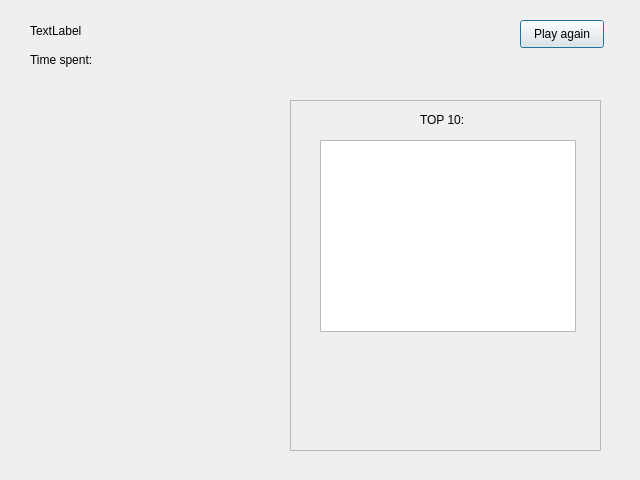
<?xml version="1.0" encoding="UTF-8"?>
<ui version="4.0">
 <class>gameOverDialog</class>
 <widget class="QDialog" name="gameOverDialog">
  <property name="geometry">
   <rect>
    <x>0</x>
    <y>0</y>
    <width>640</width>
    <height>480</height>
   </rect>
  </property>
  <property name="windowTitle">
   <string>Dialog</string>
  </property>
  <widget class="QFrame" name="frame">
   <property name="geometry">
    <rect>
     <x>290</x>
     <y>100</y>
     <width>311</width>
     <height>351</height>
    </rect>
   </property>
   <property name="frameShape">
    <enum>QFrame::StyledPanel</enum>
   </property>
   <property name="frameShadow">
    <enum>QFrame::Raised</enum>
   </property>
   <widget class="QLabel" name="top10Label">
    <property name="geometry">
     <rect>
      <x>130</x>
      <y>10</y>
      <width>61</width>
      <height>20</height>
     </rect>
    </property>
    <property name="text">
     <string>TOP 10:</string>
    </property>
   </widget>
   <widget class="QTextBrowser" name="textBrowser">
    <property name="geometry">
     <rect>
      <x>30</x>
      <y>40</y>
      <width>256</width>
      <height>192</height>
     </rect>
    </property>
   </widget>
  </widget>
  <widget class="QLabel" name="winnerLabel">
   <property name="geometry">
    <rect>
     <x>30</x>
     <y>20</y>
     <width>481</width>
     <height>21</height>
    </rect>
   </property>
   <property name="styleSheet">
    <string notr="true">font: 15pt &quot;Cantarell&quot;;</string>
   </property>
   <property name="text">
    <string>TextLabel</string>
   </property>
  </widget>
  <widget class="QLabel" name="timeSpentLabel">
   <property name="geometry">
    <rect>
     <x>30</x>
     <y>50</y>
     <width>471</width>
     <height>20</height>
    </rect>
   </property>
   <property name="text">
    <string>Time spent:</string>
   </property>
  </widget>
  <widget class="QPushButton" name="restartPushButton">
   <property name="geometry">
    <rect>
     <x>520</x>
     <y>20</y>
     <width>84</width>
     <height>28</height>
    </rect>
   </property>
   <property name="text">
    <string>Play again</string>
   </property>
  </widget>
 </widget>
 <resources/>
 <connections/>
</ui>
